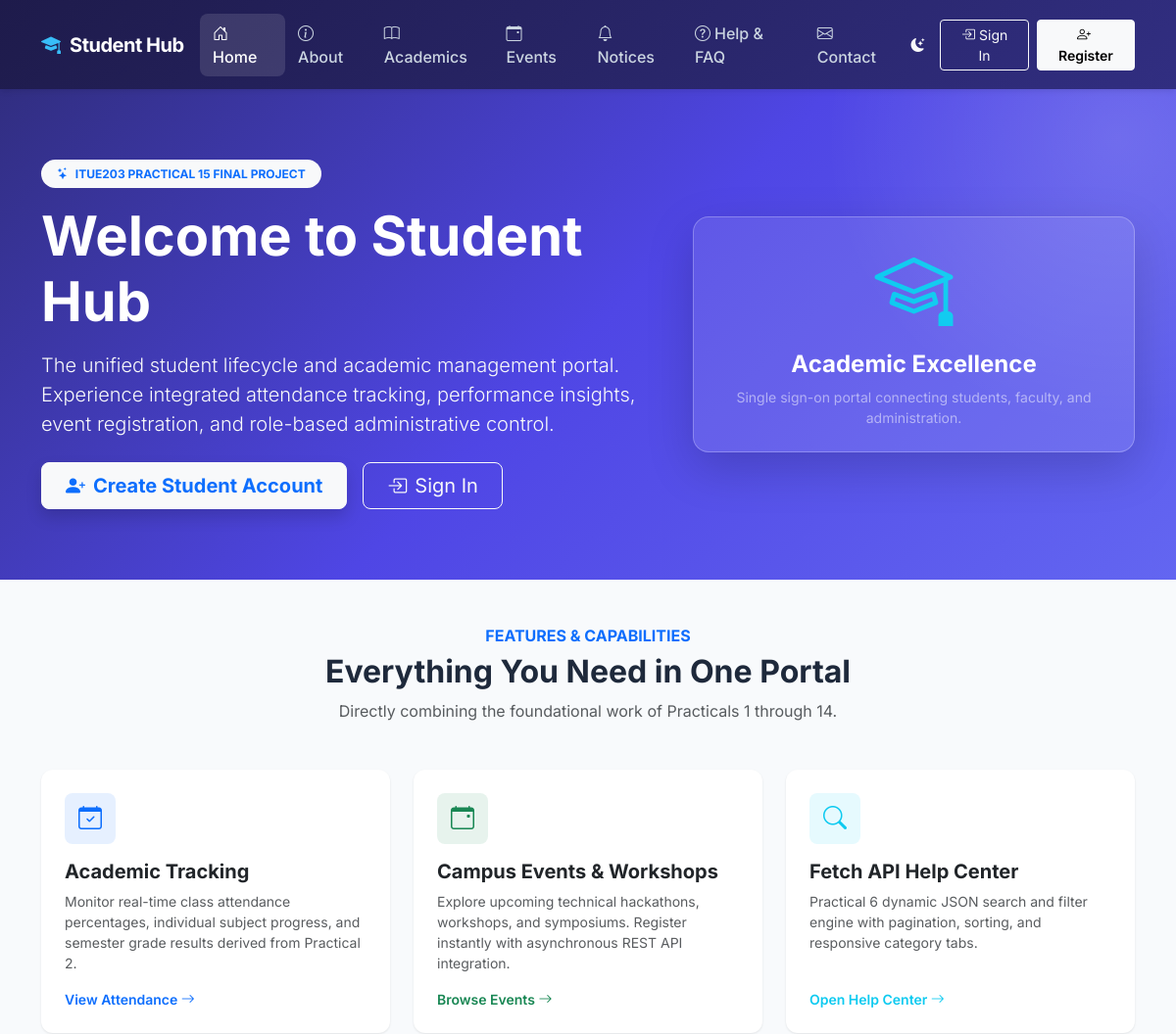
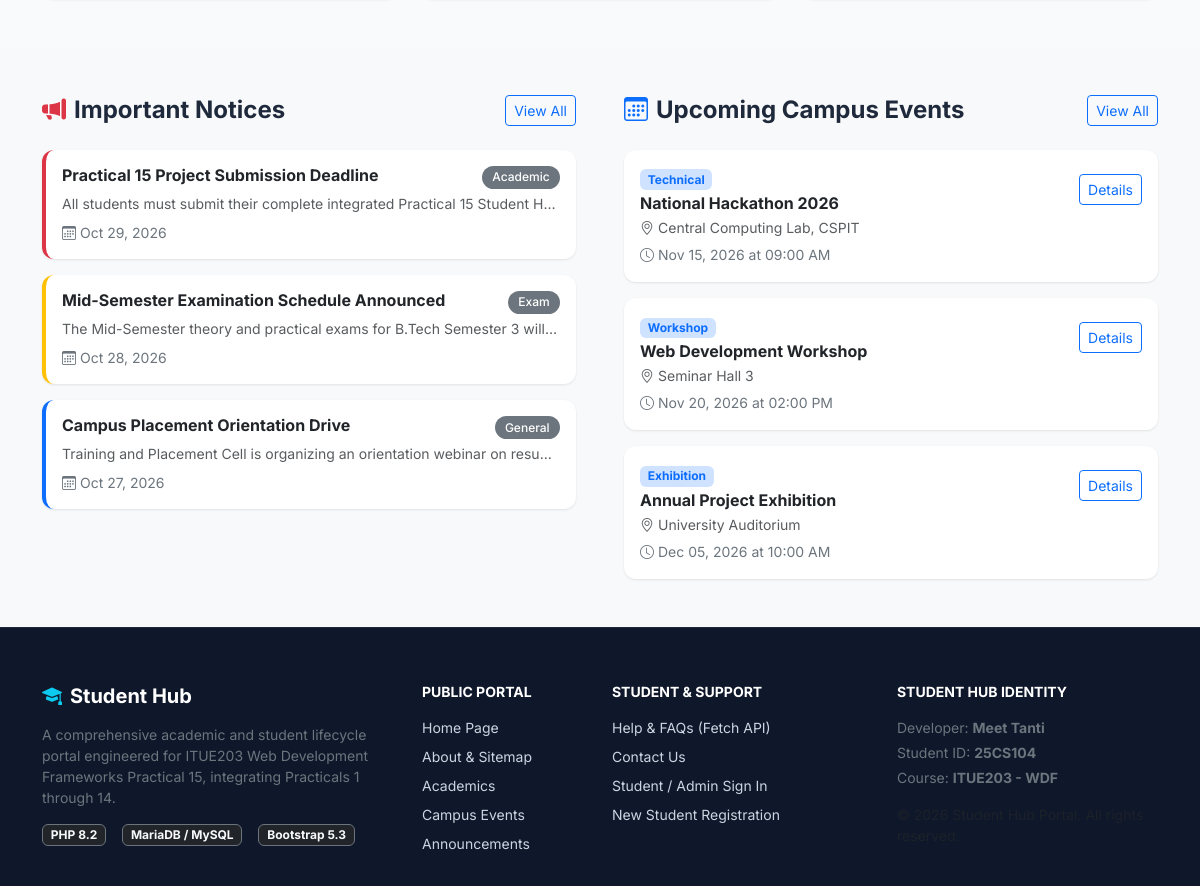
The page / on the database its author committed (2 pictures, top to bottom).
### tables this page shows
CREATE TABLE notices (
    id INT AUTO_INCREMENT PRIMARY KEY,
    title VARCHAR(200) NOT NULL,
    category ENUM('Academic', 'Exam', 'Event', 'General') DEFAULT 'General',
    content TEXT NOT NULL,
    priority ENUM('normal', 'high', 'urgent') DEFAULT 'normal',
    published_date DATE NOT NULL,
    created_by INT NULL,
    created_at TIMESTAMP DEFAULT CURRENT_TIMESTAMP,
    CONSTRAINT fk_notices_user FOREIGN KEY (created_by) REFERENCES users(id) ON DELETE SET NULL
);

CREATE TABLE events (
    id INT AUTO_INCREMENT PRIMARY KEY,
    event_name VARCHAR(150) NOT NULL,
    description TEXT NULL,
    category VARCHAR(50) DEFAULT 'Academic',
    event_date DATE NOT NULL,
    event_time VARCHAR(20) DEFAULT '10:00 AM',
    location VARCHAR(150) NOT NULL,
    max_seats INT DEFAULT 100,
    poster_image VARCHAR(255) NULL,
    status ENUM('upcoming', 'completed', 'cancelled') DEFAULT 'upcoming',
    created_by INT NULL,
    created_at TIMESTAMP DEFAULT CURRENT_TIMESTAMP,
    CONSTRAINT fk_events_creator FOREIGN KEY (created_by) REFERENCES users(id) ON DELETE SET NULL
);

### includes/auth.php (called while the page is built, shortened)
<?php
require_once __DIR__ . '/functions.php';
function isAuthenticated(): bool
{
    return isset($_SESSION['user_id']) && !empty($_SESSION['user_id']);
}

### includes/functions.php (called while the page is built, shortened)
<?php
function e(?string $string): string
{
    return htmlspecialchars($string ?? '', ENT_QUOTES, 'UTF-8');
}

### index.php (the view, shortened to what this page needs)
<?php
require_once __DIR__ . '/includes/header.php';
require_once __DIR__ . '/includes/navbar.php';
$noticesStmt = $pdo->query("SELECT * FROM notices ORDER BY published_date DESC, id DESC LIMIT 3");
$recentNotices = $noticesStmt->fetchAll();
$eventsStmt = $pdo->query("SELECT * FROM events WHERE status = 'upcoming' ORDER BY event_date ASC LIMIT 3");
$upcomingEvents = $eventsStmt->fetchAll();
?>
<main>
    <section class="hero-gradient">
        <div class="container text-center text-lg-start">
            <div class="row align-items-center">
                <div class="col-lg-7">
                    <span class="badge bg-light text-primary px-3 py-2 rounded-pill fw-bold text-uppercase mb-3">
                        <i class="bi bi-stars me-1"></i> ITUE203 Practical 15 Final Project
                    </span>
                    <h1 class="display-4 fw-bold mb-3">
                        Welcome to Student Hub
                    </h1>
                    <p class="lead mb-4 text-light opacity-90">
                        The unified student lifecycle and academic management portal. Experience integrated attendance tracking, performance insights, event registration, and role-based administrative control.
                    </p>
                    <div class="d-flex flex-wrap gap-3 justify-content-center justify-content-lg-start">
                        <?php if (!isAuthenticated()): ?>
                            <a href="<?= APP_URL ?>/register.php" class="btn btn-light btn-lg px-4 fw-bold text-primary shadow">
                                <i class="bi bi-person-plus-fill me-2"></i>Create Student Account
                            </a>
                            <a href="<?= APP_URL ?>/login.php" class="btn btn-outline-light btn-lg px-4">
                                <i class="bi bi-box-arrow-in-right me-2"></i>Sign In
                            </a>
                        <?php endif; ?>
                    </div>
                </div>
                <div class="col-lg-5 d-none d-lg-block text-center">
                    <div class="p-4 bg-white bg-opacity-10 rounded-4 border border-white border-opacity-25 shadow-lg backdrop-blur">
                        <i class="bi bi-mortarboard display-1 text-info"></i>
                        <h4 class="mt-3 text-white fw-bold">Academic Excellence</h4>
                        <p class="text-white-50 small mb-0">Single sign-on portal connecting students, faculty, and administration.</p>
                    </div>
                </div>
            </div>
        </div>
    </section>
    <section class="py-5">
        <div class="container">
            <div class="text-center mb-5">
                <h6 class="text-primary text-uppercase fw-bold letter-spacing-1">Features & Capabilities</h6>
                <h2 class="fw-bold">Everything You Need in One Portal</h2>
                <p class="text-muted">Directly combining the foundational work of Practicals 1 through 14.</p>
            </div>
            <div class="row g-4">
                <div class="col-md-4">
                    <div class="card card-sh h-100 p-4 border-0">
                        <div class="kpi-icon bg-primary bg-opacity-10 text-primary mb-3">
                            <i class="bi bi-calendar-check"></i>
                        </div>
                        <h5 class="fw-bold">Academic Tracking</h5>
                        <p class="text-muted small">
                            Monitor real-time class attendance percentages, individual subject progress, and semester grade results derived from Practical 2.
                        </p>
                        <a href="<?= APP_URL ?>/student/attendance.php" class="text-primary fw-semibold small mt-auto text-decoration-none">
                            View Attendance <i class="bi bi-arrow-right"></i>
                        </a>
                    </div>
                </div>
                <div class="col-md-4">
                    <div class="card card-sh h-100 p-4 border-0">
                        <div class="kpi-icon bg-success bg-opacity-10 text-success mb-3">
                            <i class="bi bi-calendar-event"></i>
                        </div>
                        <h5 class="fw-bold">Campus Events & Workshops</h5>
                        <p class="text-muted small">
                            Explore upcoming technical hackathons, workshops, and symposiums. Register instantly with asynchronous REST API integration.
                        </p>
                        <a href="<?= APP_URL ?>/events.php" class="text-success fw-semibold small mt-auto text-decoration-none">
                            Browse Events <i class="bi bi-arrow-right"></i>
                        </a>
                    </div>
                </div>
                <div class="col-md-4">
                    <div class="card card-sh h-100 p-4 border-0">
                        <div class="kpi-icon bg-info bg-opacity-10 text-info mb-3">
                            <i class="bi bi-search"></i>
                        </div>
                        <h5 class="fw-bold">Fetch API Help Center</h5>
                        <p class="text-muted small">
                            Practical 6 dynamic JSON search and filter engine with pagination, sorting, and responsive category tabs.
                        </p>
                        <a href="<?= APP_URL ?>/support.php" class="text-info fw-semibold small mt-auto text-decoration-none">
                            Open Help Center <i class="bi bi-arrow-right"></i>
                        </a>
                    </div>
                </div>
            </div>
        </div>
    </section>
    <section class="py-5 bg-light">
        <div class="container">
            <div class="row g-5">
                <div class="col-lg-6">
                    <div class="d-flex align-items-center justify-content-between mb-4">
                        <h4 class="fw-bold mb-0 d-flex align-items-center gap-2">
                            <i class="bi bi-megaphone-fill text-danger"></i> Important Notices
                        </h4>
                        <a href="<?= APP_URL ?>/notices.php" class="btn btn-outline-primary btn-sm">View All</a>
                    </div>
                    <div class="d-flex flex-column gap-3">
                        <?php if (empty($recentNotices)): ?>
                            <div class="alert alert-secondary">No notices published at this time.</div>
                        <?php else: ?>
                            <?php foreach ($recentNotices as $notice): ?>
                                <div class="card card-sh p-3 border-0 border-start border-4 border-<?= ($notice['priority'] === 'urgent') ? 'danger' : (($notice['priority'] === 'high') ? 'warning' : 'primary') ?>">
                                    <div class="d-flex justify-content-between align-items-start mb-1">
                                        <h6 class="fw-bold mb-0"><?= e($notice['title']) ?></h6>
                                        <span class="badge bg-secondary badge-category"><?= e($notice['category']) ?></span>
                                    </div>
                                    <p class="text-muted small mb-2 text-truncate"><?= e($notice['content']) ?></p>
                                    <small class="text-secondary d-flex align-items-center gap-1">
                                        <i class="bi bi-calendar3"></i> <?= date('M d, Y', strtotime($notice['published_date'])) ?>
                                    </small>
                                </div>
                            <?php endforeach; ?>
                        <?php endif; ?>
                    </div>
                </div>
                <div class="col-lg-6">
                    <div class="d-flex align-items-center justify-content-between mb-4">
                        <h4 class="fw-bold mb-0 d-flex align-items-center gap-2">
                            <i class="bi bi-calendar3 text-primary"></i> Upcoming Campus Events
                        </h4>
                        <a href="<?= APP_URL ?>/events.php" class="btn btn-outline-primary btn-sm">View All</a>
                    </div>
                    <div class="d-flex flex-column gap-3">
                        <?php if (empty($upcomingEvents)): ?>
                            <div class="alert alert-secondary">No upcoming events scheduled.</div>
                        <?php else: ?>
                            <?php foreach ($upcomingEvents as $event): ?>
                                <div class="card card-sh p-3 border-0">
                                    <div class="d-flex justify-content-between align-items-start">
                                        <div>
                                            <span class="badge bg-primary-subtle text-primary mb-1"><?= e($event['category']) ?></span>
                                            <h6 class="fw-bold mb-1"><?= e($event['event_name']) ?></h6>
                                            <small class="text-muted d-block mb-1">
                                                <i class="bi bi-geo-alt me-1"></i><?= e($event['location']) ?>
                                            </small>
                                            <small class="text-secondary">
                                                <i class="bi bi-clock me-1"></i><?= date('M d, Y', strtotime($event['event_date'])) ?> at <?= e($event['event_time']) ?>
                                            </small>
                                        </div>
                                        <a href="<?= APP_URL ?>/events.php?id=<?= $event['id'] ?>" class="btn btn-outline-primary btn-sm mt-2">
                                            Details
                                        </a>
                                    </div>
                                </div>
                            <?php endforeach; ?>
                        <?php endif; ?>
                    </div>
                </div>
            </div>
        </div>
    </section>
</main>
<?php require_once __DIR__ . '/includes/footer.php'; ?>

### rows shown on the page
notices: title "Practical 15 Project Submission Deadline", category "Academic", content "All students must submit their complete integrated Practical 15 Student H…", published_date "Oct 29, 2026"
notices: title "Mid-Semester Examination Schedule Announced", category "Exam", content "The Mid-Semester theory and practical exams for B.Tech Semester 3 will…", published_date "Oct 28, 2026"
notices: title "Campus Placement Orientation Drive", category "General", content "Training and Placement Cell is organizing an orientation webinar on resu…", published_date "Oct 27, 2026"
events: category "Technical", event_name "National Hackathon 2026", location "Central Computing Lab, CSPIT", event_date "Nov 15, 2026", event_time "09:00 AM"
events: category "Workshop", event_name "Web Development Workshop", location "Seminar Hall 3", event_date "Nov 20, 2026", event_time "02:00 PM"
events: category "Exhibition", event_name "Annual Project Exhibition", location "University Auditorium", event_date "Dec 05, 2026", event_time "10:00 AM"
